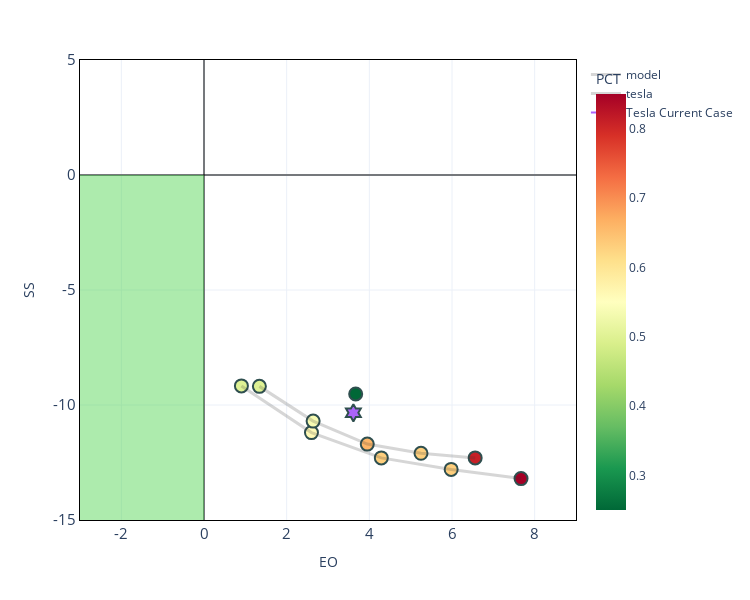

Here is the notebook cell this chart was saved with:
### Code cell
# fig1 = px.line(perato, x="EO", y="SS", markers=False)
# fig1.update_traces(line=dict(color = 'rgba(50,50,50,0.2)'))
# fig2 = px.scatter(perato, 
#                   x="EO", 
#                   y="SS", 
#                   color="PCT",
#                   color_continuous_scale=px.colors.sequential.RdYlGn_
#                  )

# fig3 = go.Figure(data=fig1.data + fig2.data)
# fig3.show()


fig1 = px.line(perato0, x="EO", y="SS", markers=False, color="source")
fig1.update_traces(line=dict(color='rgba(50,50,50,0.2)', width=3))

fig2 = px.scatter(perato, 
                  x="EO", 
                  y="SS", 
                  width=750,
                  height=600,
                  template='plotly_white',
                  color="PCT",
                  color_continuous_scale='RdYlGn_r'
                 ).add_trace(fig1.data[0]).add_trace(fig1.data[1])

fig2.update_traces(marker=dict(size=13,
                              line=dict(width=2,
                                        color='DarkSlateGrey')),
                  selector=dict(mode='markers'))


fig2.add_scatter(x=[tesla_eo],
                y=[tesla_ss],
                marker=dict(
                    line=dict(width=2, color="DarkSlateGrey"),
                    size=13,
                    symbol="hexagram"
                ),
               name='Tesla Current Case')

fig2.update_xaxes(range=xrange)
fig2.update_yaxes(range=yrange)
fig2.add_vline(x=0, line_width=1, line_dash="solid", line_color="black")
fig2.add_hline(y=0, line_width=1, line_dash="solid", line_color="black")

v = [0, 0, xrange[0], yrange[0], 'limegreen']
fig2.add_shape(
    type='rect',
    x0=v[0], y0=v[1], x1=v[2], y1=v[3],
    line=dict(color='black', width=0),
    fillcolor=v[4],
    opacity=0.4
)


fig2.update_layout(
    xaxis = dict(
        tickmode = 'array',
        tickvals = [-2e6,0,2e6,4e6,6e6,8e6],
        ticktext = ['-2', '0', '2', '4', '6', '8'],
        tickfont = dict(size=15)
    ),
    yaxis = dict(
        tickmode = 'array',
        tickvals = np.arange(-15e6, 5e6+1, 5e6).tolist(),
        ticktext = ['-15', '-10', '-5', '0', '5'],
        tickfont = dict(size=15)
    )
)

fig2.update_xaxes(showline=True, linewidth=1, linecolor='black', mirror=True)
fig2.update_yaxes(showline=True, linewidth=1, linecolor='black', mirror=True)

### Figure 1 — Plotly figure (JSON) as saved in the notebook; plotly's stock layout.template omitted (floating-point values rounded to 4 significant figures)
{"data": [{"hovertemplate": "EO=%{x}<br>SS=%{y}<br>PCT=%{marker.color}<extra></extra>", "legendgroup": "", "marker": {"color": [0.5, 0.56, 0.63, 0.63, 0.85, 0.5, 0.535, 0.66, 0.63, 0.81, 0.25], "coloraxis": "coloraxis", "line": {"color": "DarkSlateGrey", "width": 2}, "size": 13, "symbol": "circle"}, "mode": "markers", "name": "", "orientation": "v", "showlegend": false, "type": "scatter", "x": [905000, 2600000, 4290000, 5980000, 7670000, 1340000, 2640000, 3950000, 5250000, 6560000, 3670000], "xaxis": "x", "y": [-9170000, -11200000, -12300000, -12800000, -13200000, -9190000, -10700000, -11700000, -12100000, -12300000, -9520000], "yaxis": "y"}, {"hovertemplate": "source=model<br>EO=%{x}<br>SS=%{y}<extra></extra>", "legendgroup": "model", "line": {"color": "rgba(50,50,50,0.2)", "dash": "solid", "width": 3}, "marker": {"symbol": "circle"}, "mode": "lines", "name": "model", "orientation": "v", "showlegend": true, "type": "scatter", "x": [905000, 2600000, 4290000, 5980000, 7670000], "xaxis": "x", "y": [-9170000, -11200000, -12300000, -12800000, -13200000], "yaxis": "y"}, {"hovertemplate": "source=tesla<br>EO=%{x}<br>SS=%{y}<extra></extra>", "legendgroup": "tesla", "line": {"color": "rgba(50,50,50,0.2)", "dash": "solid", "width": 3}, "marker": {"symbol": "circle"}, "mode": "lines", "name": "tesla", "orientation": "v", "showlegend": true, "type": "scatter", "x": [1340000, 2640000, 3950000, 5250000, 6560000], "xaxis": "x", "y": [-9190000, -10700000, -11700000, -12100000, -12300000], "yaxis": "y"}, {"marker": {"line": {"color": "DarkSlateGrey", "width": 2}, "size": 13, "symbol": "hexagram"}, "name": "Tesla Current Case", "type": "scatter", "x": [3614000], "y": [-10340000]}], "layout": {"coloraxis": {"colorbar": {"title": {"text": "PCT"}}, "colorscale": [[0, "rgb(0,104,55)"], [0.1, "rgb(26,152,80)"], [0.2, "rgb(102,189,99)"], [0.3, "rgb(166,217,106)"], [0.4, "rgb(217,239,139)"], [0.5, "rgb(255,255,191)"], [0.6, "rgb(254,224,139)"], [0.7, "rgb(253,174,97)"], [0.8, "rgb(244,109,67)"], [0.9, "rgb(215,48,39)"], [1, "rgb(165,0,38)"]]}, "height": 600, "legend": {"tracegroupgap": 0}, "margin": {"t": 60}, "shapes": [{"line": {"color": "black", "dash": "solid", "width": 1}, "type": "line", "x0": 0, "x1": 0, "xref": "x", "y0": 0, "y1": 1, "yref": "y domain"}, {"line": {"color": "black", "dash": "solid", "width": 1}, "type": "line", "x0": 0, "x1": 1, "xref": "x domain", "y0": 0, "y1": 0, "yref": "y"}, {"fillcolor": "limegreen", "line": {"color": "black", "width": 0}, "opacity": 0.4, "type": "rect", "x0": 0, "x1": -3000000, "y0": 0, "y1": -15000000}], "width": 750, "xaxis": {"anchor": "y", "domain": [0, 1], "linecolor": "black", "linewidth": 1, "mirror": true, "range": [-3000000, 9000000], "showline": true, "tickfont": {"size": 15}, "tickmode": "array", "ticktext": ["-2", "0", "2", "4", "6", "8"], "tickvals": [-2000000, 0, 2000000, 4000000, 6000000, 8000000], "title": {"text": "EO"}}, "yaxis": {"anchor": "x", "domain": [0, 1], "linecolor": "black", "linewidth": 1, "mirror": true, "range": [-15000000, 5000000], "showline": true, "tickfont": {"size": 15}, "tickmode": "array", "ticktext": ["-15", "-10", "-5", "0", "5"], "tickvals": [-15000000, -10000000, -5000000, 0, 5000000], "title": {"text": "SS"}}}}
